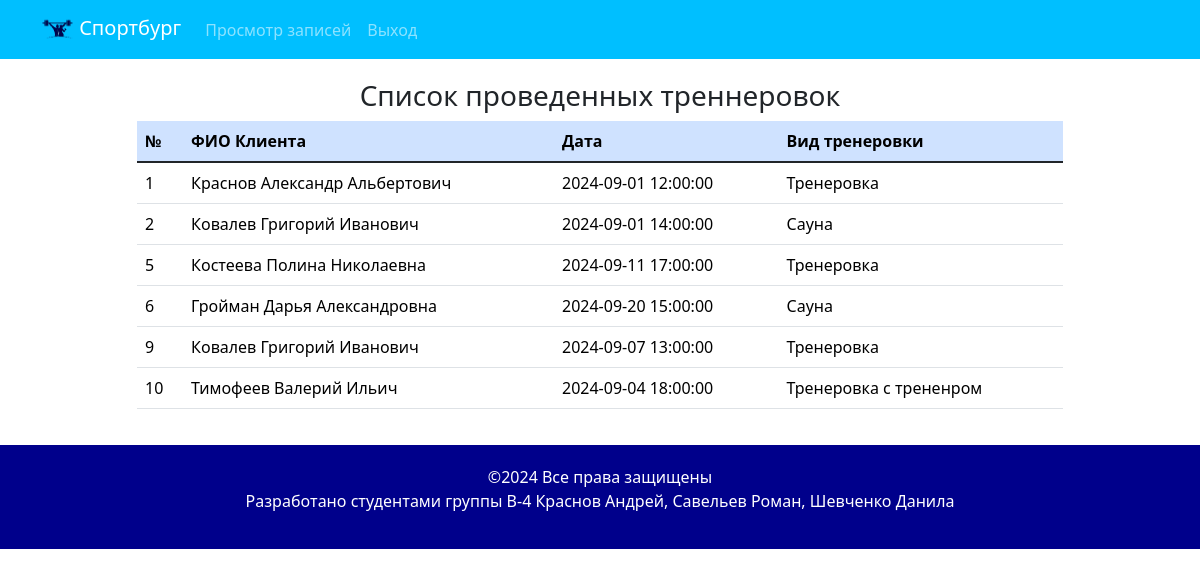
Page /trener.php (signed in) on the committed database.
### tables this page shows
CREATE TABLE `zapis` (
  `id_zapis` int(11) NOT NULL,
  `id_uslugi` int(11) NOT NULL,
  `id_user` int(11) NOT NULL,
  `id_client` int(11) NOT NULL,
  `vremya_zapis` datetime DEFAULT NULL
);

CREATE TABLE `clients` (
  `id_client` int(11) NOT NULL,
  `fio_client` varchar(200) DEFAULT NULL
);

CREATE TABLE `uslugi` (
  `id_uslugi` int(11) NOT NULL,
  `name_uslugi` varchar(200) DEFAULT NULL,
  `price_usluigi` decimal(10,2) NOT NULL
);

### trener.php (the view, shortened to what this page needs)
<?php
include 'template/db.php';
$id_user = $_SESSION['id_user'];
$sql = "select id_zapis, fio_client, vremya_zapis, name_uslugi from zapis, clients, uslugi where zapis.id_client=clients.id_client and zapis.id_uslugi=uslugi.id_uslugi and zapis.id_user=$id_user";
$result=$mysqli->query($sql);
include 'template/head.php';
include 'template/nav_trener.php';
?>
<div class="container" style="margin-top: 20px;">
    <div class="row">
        <div class="col-lg-1"></div>
        <div class="col-lg-10">
          <h3 style="text-align: center">Список проведенных треннеровок</h3>
          <table class="table">
            <thead>
                <tr class="table-primary">
                    <th scope="col">№</th>
                    <th scope="col">ФИО Клиента</th>
                    <th scope="col">Дата</th>
                    <th scope="col">Вид тренеровки</th>
                </tr>
            </thead>
            <tbody class="table-group-divider">
                    <?php
                    if(!empty($result)){
                        foreach ($result as $row){
                        echo "
                            <tr>
                            <td>".$row['id_zapis']."</td>
                            <td>".$row['fio_client']."</td>
                            <td>".$row['vremya_zapis']."</td>
                            <td>".$row['name_uslugi']."</td>
                            </tr>
                        ";
                        }
                    }
                    ?>
            </tbody>
          </table>
        </div>
        <div class="col-lg-1"></div>
    </div>
</div>
<?php include 'template/footer.php';?>

### rows in the picture
zapis: id_zapis "1", id_client.fio_client "Краснов Александр Альбертович", vremya_zapis "2024-09-01 12:00:00", id_uslugi.name_uslugi "Тренеровка"
zapis: id_zapis "2", id_client.fio_client "Ковалев Григорий Иванович", vremya_zapis "2024-09-01 14:00:00", id_uslugi.name_uslugi "Сауна"
zapis: id_zapis "5", id_client.fio_client "Костеева Полина Николаевна", vremya_zapis "2024-09-11 17:00:00", id_uslugi.name_uslugi "Тренеровка"
zapis: id_zapis "6", id_client.fio_client "Гройман Дарья Александровна", vremya_zapis "2024-09-20 15:00:00", id_uslugi.name_uslugi "Сауна"
zapis: id_zapis "9", id_client.fio_client "Ковалев Григорий Иванович", vremya_zapis "2024-09-07 13:00:00", id_uslugi.name_uslugi "Тренеровка"
zapis: id_zapis "10", id_client.fio_client "Тимофеев Валерий Ильич", vremya_zapis "2024-09-04 18:00:00", id_uslugi.name_uslugi "Тренеровка с трененром"
